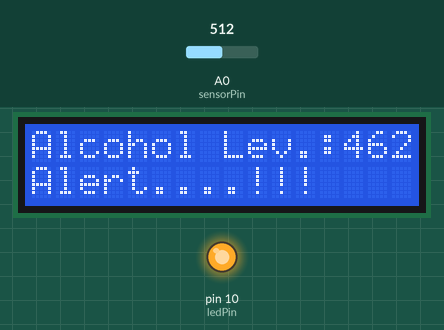
Recording of a sketch running on a simulated Arduino Uno, built with avr-gcc and run on an emulated ATmega328P. On the bench: 16×2 character LCD, output pins drawn as LEDs (lit = HIGH). Inputs (shaded band) come from the test bench; at power-on: A0 (sensorPin) = 512. What the sketch prints to the serial monitor is not drawn.

Above: at 1.2 s.
1.3 s: A0 (sensorPin) set to 459
At 1.9 s:
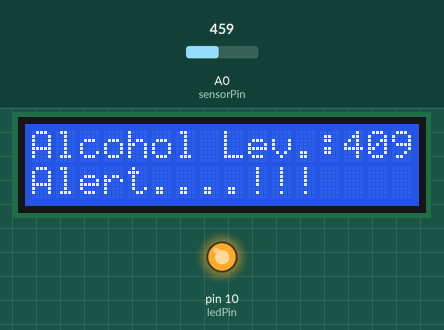
4.3 s: A0 (sensorPin) set to 432
At 5.0 s:
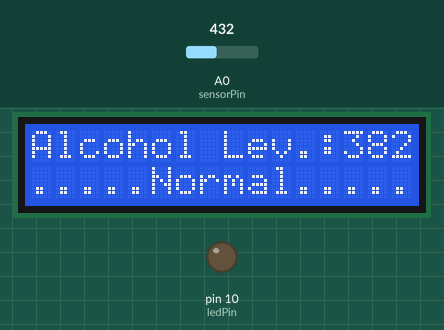
7.1 s: A0 (sensorPin) set to 390
At 7.5 s:
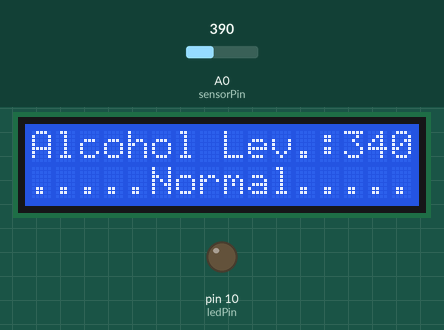
Timing chart, 0 to 10.1 s (numbered marks = the images above; inputs shaded):
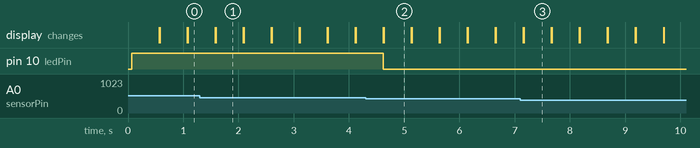

Measured:
- the behaviour switches between 451 and 450 on A0 (sensorPin) (found by bisection; images 1 and 2)
- after the input at 1.3 s, the display: first differs from a run without the input after 0.29 s (image 1)
- after the input at 4.3 s, pin 10 (ledPin): HIGH → LOW after 0.32 s; the display: first differs from a run without the input after 0.33 s (image 2)
- after the input at 7.1 s, the display: first differs from a run without the input after 0.06 s (image 3)
- what the display in image 1 shows lasts 0.5 s, from 1.6 s to 2.1 s

The sketch:

MQ2.ino
```cpp
#include <LiquidCrystal.h>
LiquidCrystal lcd(7, 6, 5, 4, 3, 2);

int ledPin = 10;
int sensorPin = A0;
int value;

void setup()
{
Serial.begin(9600);
lcd.begin(16,2);
pinMode(ledPin,OUTPUT);
}
void loop()
{
int Value = analogRead(sensorPin);
value = analogRead(A0);
lcd.print("Alcohol Lev.:");
lcd.print(value-50);
Serial.print(value);
if (value-50 > 400)

{
    digitalWrite(ledPin,HIGH);
     lcd.setCursor(0, 2);
     lcd.print("Alert....!!!");
    Serial.print ("Alert");
  }
  else {
    digitalWrite(ledPin,LOW);
      lcd.setCursor(0, 2);
      lcd.print(".....Normal.....");
    Serial.print("Normal");
  }

delay(500);
lcd.clear();
}
```
